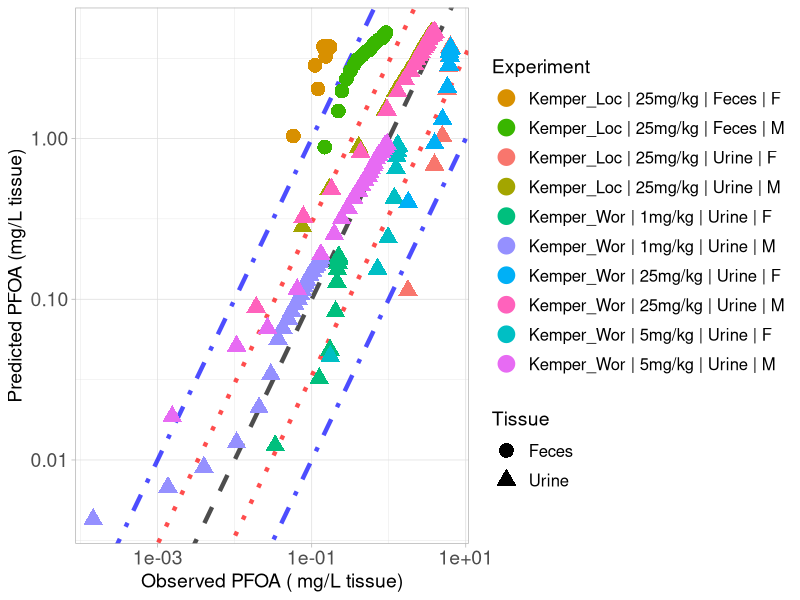

Source code (R):
library(ggplot2)

#setwd("C:/Users/ptsir/Documents/GitHub/PFAS_PBK_models/PFOA inhalation Rat/Validation/Validation_results")
setwd("C:/Users/dpjio/Documents/GitHub/PFAS_PBK_models/PFOA inhalation Rat/Validation/full_params_restricted")

# Load Results 

# Results from Loccisano
Kemper_excreta_Loccisano_results <- read.csv("Kemper_2003_Excreta_Loccisano_results.csv", header = T)

Kemper_Urine_F_25_Loc <- Kemper_excreta_Loccisano_results[Kemper_excreta_Loccisano_results$Dose == 25 & 
                                             Kemper_excreta_Loccisano_results$Tissue  == "Urine" &
                                          Kemper_excreta_Loccisano_results$sex == "F", ]
Kemper_Urine_F_25_Loc$Experiment <- "Kemper_Loc | 25mg/kg | Urine | F"


Kemper_Feces_F_25_Loc <- Kemper_excreta_Loccisano_results[Kemper_excreta_Loccisano_results$Dose == 25 & 
                                              Kemper_excreta_Loccisano_results$Tissue  == "Feces" &
                                              Kemper_excreta_Loccisano_results$sex == "F", ]
Kemper_Feces_F_25_Loc$Experiment <- "Kemper_Loc | 25mg/kg | Feces | F"



Kemper_Urine_M_25_Loc <- Kemper_excreta_Loccisano_results[Kemper_excreta_Loccisano_results$Dose == 25 & Kemper_excreta_Loccisano_results$Tissue == "Urine" &
                                             Kemper_excreta_Loccisano_results$sex == "M", ]
Kemper_Urine_M_25_Loc$Experiment <- "Kemper_Loc | 25mg/kg | Urine | M"



Kemper_Feces_M_25_Loc <- Kemper_excreta_Loccisano_results[Kemper_excreta_Loccisano_results$Dose == 25 & Kemper_excreta_Loccisano_results$Tissue == "Feces" &
                                             Kemper_excreta_Loccisano_results$sex == "M", ]
Kemper_Feces_M_25_Loc$Experiment <- "Kemper_Loc | 25mg/kg | Feces | M"

#Results from Worley
Kemper_excreta_Worley_results <- read.csv("Kemper_2003_Excreta_Worley_results.csv", header = T)

Kemper_Urine_F_1_Wor <- Kemper_excreta_Worley_results[Kemper_excreta_Worley_results$Dose == 1 & 
                                                           Kemper_excreta_Worley_results$Tissue  == "Urine" &
                                                        Kemper_excreta_Worley_results$sex == "F", ]
Kemper_Urine_F_1_Wor$Experiment <- "Kemper_Wor | 1mg/kg | Urine | F"


Kemper_Urine_F_5_Wor <- Kemper_excreta_Worley_results[Kemper_excreta_Worley_results$Dose == 5 & 
                                                        Kemper_excreta_Worley_results$Tissue  == "Urine" &
                                                        Kemper_excreta_Worley_results$sex == "F", ]
Kemper_Urine_F_5_Wor$Experiment <- "Kemper_Wor | 5mg/kg | Urine | F"


Kemper_Urine_F_25_Wor <- Kemper_excreta_Worley_results[Kemper_excreta_Worley_results$Dose == 25 & 
                                                            Kemper_excreta_Worley_results$Tissue  == "Urine" &
                                                            Kemper_excreta_Worley_results$sex == "F", ]
Kemper_Urine_F_25_Wor$Experiment <- "Kemper_Wor | 25mg/kg | Urine | F"



Kemper_Urine_M_1_Wor <- Kemper_excreta_Worley_results[Kemper_excreta_Worley_results$Dose == 1 & 
                                                        Kemper_excreta_Worley_results$Tissue  == "Urine" &
                                                        Kemper_excreta_Worley_results$sex == "M", ]
Kemper_Urine_M_1_Wor$Experiment <- "Kemper_Wor | 1mg/kg | Urine | M"


Kemper_Urine_M_5_Wor <- Kemper_excreta_Worley_results[Kemper_excreta_Worley_results$Dose == 5 & 
                                                        Kemper_excreta_Worley_results$Tissue  == "Urine" &
                                                        Kemper_excreta_Worley_results$sex == "M", ]
Kemper_Urine_M_5_Wor$Experiment <- "Kemper_Wor | 5mg/kg | Urine | M"


Kemper_Urine_M_25_Wor <- Kemper_excreta_Worley_results[Kemper_excreta_Worley_results$Dose == 25 & 
                                                         Kemper_excreta_Worley_results$Tissue  == "Urine" &
                                                         Kemper_excreta_Worley_results$sex == "M", ]
Kemper_Urine_M_25_Wor$Experiment <- "Kemper_Wor | 25mg/kg | Urine | M"


Experiment <- scales::hue_pal()(10)

names(Experiment) <- unique(c( Kemper_Urine_F_25_Loc$Experiment, Kemper_Feces_F_25_Loc$Experiment,
                               Kemper_Urine_M_25_Loc$Experiment,Kemper_Feces_M_25_Loc$Experiment,
                               Kemper_Urine_F_1_Wor$Experiment, Kemper_Urine_F_5_Wor$Experiment, 
                               Kemper_Urine_F_25_Wor$Experiment, Kemper_Urine_M_1_Wor$Experiment,
                               Kemper_Urine_M_5_Wor$Experiment, Kemper_Urine_M_25_Wor$Experiment))



scatter_plot <- ggplot()+
  geom_abline(intercept = log10(1), slope = 1, linetype = "dashed", color = "black", linewidth = 1.5, alpha = 0.7) +  # Identity line in log10 scale
  geom_abline(intercept = log10(3), slope = 1, linetype = "dotted", color = "red", linewidth = 1.5, alpha = 0.7) +  # +3-fold error line
  geom_abline(intercept = log10(1/3), slope = 1, linetype = "dotted", color = "red", linewidth = 1.5, alpha = 0.7) +  # -3-fold error line
  geom_abline(intercept = log10(10), slope = 1, linetype = "dotdash", color = "blue", linewidth = 1.5, alpha = 0.7) +  # +10-fold error line
  geom_abline(intercept = log10(1/10), slope = 1, linetype = "dotdash", color = "blue", linewidth = 1.5, alpha = 0.7) +  # -10-fold error line
  geom_point(data = Kemper_Urine_F_25_Loc, aes(x=Observed, y=Predicted, color = Experiment, shape = Tissue), size=4, stroke = 1.5)+
  geom_point(data = Kemper_Feces_F_25_Loc, aes(x=Observed, y=Predicted, color = Experiment, shape = Tissue), size=4, stroke = 1.5)+
  geom_point(data = Kemper_Urine_M_25_Loc, aes(x=Observed, y=Predicted, color = Experiment, shape = Tissue), size=4, stroke = 1.5)+
  geom_point(data = Kemper_Feces_M_25_Loc, aes(x=Observed, y=Predicted, color = Experiment, shape = Tissue), size=4, stroke = 1.5)+
  geom_point(data = Kemper_Urine_F_1_Wor, aes(x=Observed, y=Predicted, color = Experiment, shape = Tissue), size=4, stroke = 1.5)+
  geom_point(data = Kemper_Urine_F_5_Wor, aes(x=Observed, y=Predicted, color = Experiment, shape = Tissue), size=4, stroke = 1.5)+
  geom_point(data = Kemper_Urine_F_25_Wor, aes(x=Observed, y=Predicted, color = Experiment, shape = Tissue), size=4, stroke = 1.5)+
  geom_point(data = Kemper_Urine_M_1_Wor, aes(x=Observed, y=Predicted, color = Experiment, shape = Tissue), size=4, stroke = 1.5)+
  geom_point(data = Kemper_Urine_M_5_Wor, aes(x=Observed, y=Predicted, color = Experiment, shape = Tissue), size=4, stroke = 1.5)+
  geom_point(data = Kemper_Urine_M_25_Wor, aes(x=Observed, y=Predicted, color = Experiment, shape = Tissue), size=4, stroke = 1.5)+
  scale_y_log10()+
  scale_x_log10()+
  scale_color_manual(values = Experiment)+
  theme(legend.spacing.y = unit(1, 'cm')) +
  guides(fill = guide_legend(byrow = TRUE))+
  theme_light()+
  labs(y = "Predicted PFOA (mg/L tissue)",
       x = "Observed PFOA ( mg/L tissue)")+
  theme(plot.title = element_text(hjust = 0.5),
        legend.key.size = unit(0.75, 'cm'),  
        legend.title = element_text(size=14),
        legend.text = element_text(size=12,  hjust = 0),
        axis.text = element_text(size = 14),
        axis.title = element_text(size = 14),
        )

#print(scatter_plot)

ggsave("validation_plot_PFOA_excreta.png", scatter_plot, width = 11, height = 7, units = "in", dpi = 300)
